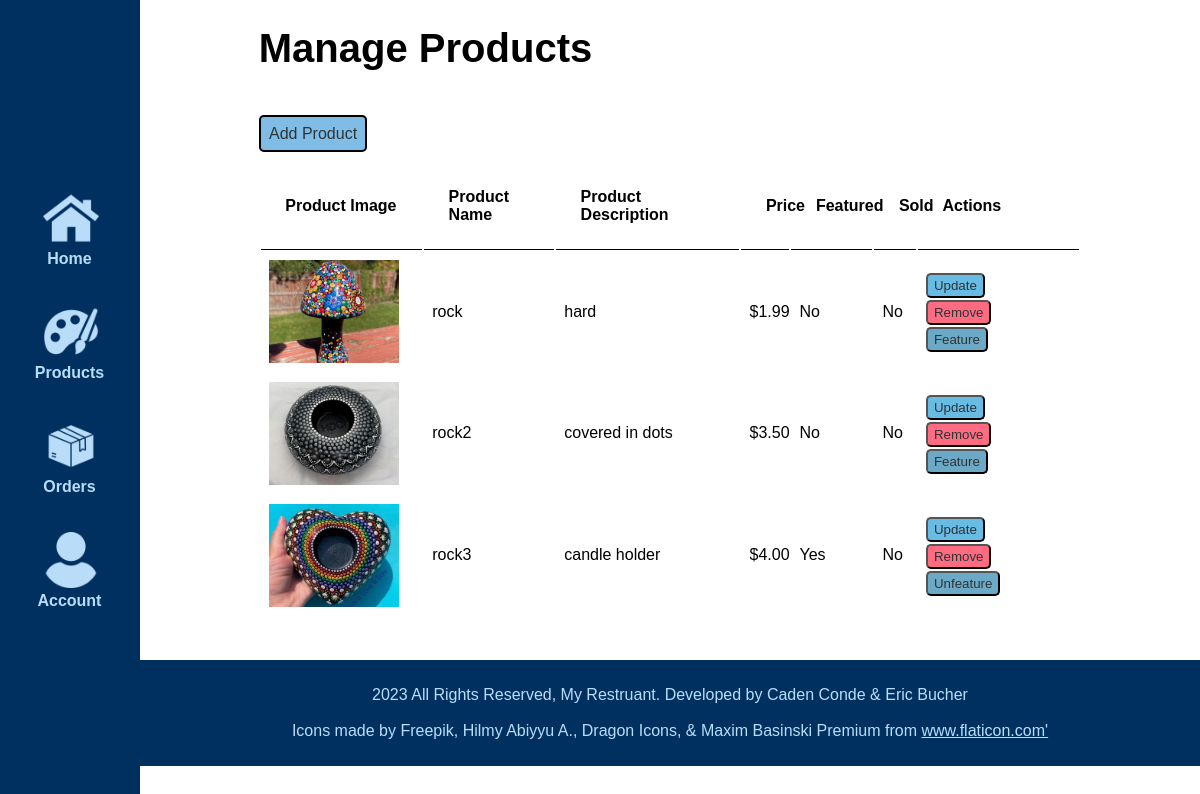
Screenshot of /admin/manage-products.php (signed in) with the database file from the repository.
### tables this page shows
CREATE TABLE `products` (
  `ID` int(11) NOT NULL,
  `Name` varchar(255) NOT NULL,
  `Description` varchar(255) NOT NULL,
  `imageFile` varchar(255) NOT NULL,
  `Price` double NOT NULL,
  `featured` tinyint(1) NOT NULL,
  `sold` tinyint(1) NOT NULL
);

### admin/manage-products.php (the view, shortened to what this page needs)
<?php include('partials/menu.php'); ?>
    <div class="main-content">
        <div class="wrapper">
            <div class = "title"><h1>Manage Products</h1></div>
            <br>
            <br><br>
            <a href="add-product.php" class= "btn-primary">Add Product</a>
            <br><br>
            <table class= "tbl-full">
                <tr>
                    <th>Product Image</th>
                    <th>Product Name</th>
                    <th>Product Description</th>
                    <th>Price</th>
                    <th>Featured</th>
                    <th>Sold</th>
                    <th>Actions</th>
                </tr>
                <?php
                    $sql = "SELECT * FROM products";
                    $res = mysqli_query($conn, $sql);
                    if ($res==TRUE)
                    {
                        $count = mysqli_num_rows($res);
                        if ($count>0)
                        {
                            while($rows=mysqli_fetch_assoc($res))
                            {
                                $id = $rows['ID'];
                                $prod_name=$rows['Name'];
                                $prod_descr=$rows['Description'];
                                $image=$rows['imageFile'];
                                $price=number_format($rows['Price'], 2);
                                $featured = $rows['featured'];
                                $sold = $rows['sold'];
                                ?>
                                <tr>
                                    <td width = "20%"><img src="<?php echo SITEURL;?>/images/<?php echo $image; ?>" alt="<?php echo $prod_descr; ?>" width = "90%"></td>
                                    <td><?php echo $prod_name;?></td>
                                    <td><?php echo $prod_descr;?></td>
                                    <td> $<?php echo $price;?></td>
                                    <td><?php if ($featured == 1) {
                                        echo "Yes";
                                    } else {
                                        echo "No";
                                    }?></td>
                                    <td><?php if ($sold == 1) {
                                        echo "Yes";
                                    } else {
                                        echo "No";
                                    }?></td>
                                    <td width = '20%'>
                                        <button onclick="updateProd(<?php echo $id;?>)" class="btn-secondary">Update</button><br>
                                        <button onclick="removeProd(<?php echo $id;?>)" class="btn-third">Remove</button><br>
                                        <button onclick="setFeatured(<?php echo $id;?>,<?php echo $featured;?>)" class="btn-fourth"><?php if ($featured == 1) {
                                        echo "Unf";
                                    } else {
                                        echo "F";
                                    }?>eature</button>
                                    </td>
                                </tr>
                                <?php
                            }
                        } else {
                            echo "<tr>no data found</tr>";
                        }
                    }
                ?>
            </table>
        </div>
    </div>
<?php include('partials/footer.php'); ?>

### css/admin.css (style rules this page uses)
* { margin: 0; padding: 0; font-family: Arial, Helvetica, sans-serif; }
.title { font-size: 125%; }
.wrapper { padding: 1%; justify-content: center; width: 80%; margin: 0 auto; }
.tbl-full { width: 100%; }
table tr th { border-bottom: 1px solid black; padding: 3%; text-align: left; }
table tr td { padding: 1%; }
.btn-primary { border: black solid 2px; background-color: #80bde6; padding: 1%; color: #2d3436; text-decoration: none; font-weight: lighter; border-radius: 5px; }
.btn-secondary { background-color: #68BBE3; margin-top: 2px; padding: 2%; padding-left: 4%; padding-right: 4%; color: #2d3436; text-decoration: none; font-weight: lighter; border-radius: 5px; }
.btn-third { background-color: #ff6b81; margin-top: 2px; padding: 2%; padding-left: 4%; padding-right: 4%; color: #2d3436; text-decoration: none; font-weight: lighter; border-radius: 5px; }
.btn-fourth { background-color: #6ca9c7; margin-top: 2px; padding: 2%; padding-left: 4%; padding-right: 4%; color: #2d3436; text-decoration: none; font-weight: lighter; border-radius: 5px; }
.main-content { margin-left: 140px; background-color: white; padding: 1rem; }

### rows the page displays
products: imageFile (picture), Name "rock", Description "hard", Price "1.99", featured "No", sold "No"
products: imageFile (picture), Name "rock2", Description "covered in dots", Price "3.50", featured "No", sold "No"
products: imageFile (picture), Name "rock3", Description "candle holder", Price "4.00", featured "Yes", sold "No"
